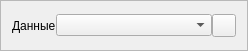
<?xml version="1.0" encoding="UTF-8"?>
<ui version="4.0">
 <class>MetaData_widget</class>
 <widget class="QFrame" name="MetaData_widget">
  <property name="geometry">
   <rect>
    <x>0</x>
    <y>0</y>
    <width>248</width>
    <height>51</height>
   </rect>
  </property>
  <property name="windowTitle">
   <string>Frame</string>
  </property>
  <property name="frameShape">
   <enum>QFrame::StyledPanel</enum>
  </property>
  <property name="frameShadow">
   <enum>QFrame::Sunken</enum>
  </property>
  <layout class="QHBoxLayout" name="horizontalLayout">
   <item>
    <layout class="QGridLayout" name="gridLayout">
     <property name="spacing">
      <number>0</number>
     </property>
     <item row="0" column="0">
      <widget class="QLabel" name="label">
       <property name="sizePolicy">
        <sizepolicy hsizetype="Fixed" vsizetype="Preferred">
         <horstretch>0</horstretch>
         <verstretch>0</verstretch>
        </sizepolicy>
       </property>
       <property name="text">
        <string>Данные</string>
       </property>
      </widget>
     </item>
     <item row="0" column="1">
      <widget class="MyComboBox" name="cb_metadata"/>
     </item>
     <item row="0" column="2">
      <widget class="QToolButton" name="btn_add_metadata"/>
     </item>
    </layout>
   </item>
  </layout>
 </widget>
 <customwidgets>
  <customwidget>
   <class>MyComboBox</class>
   <extends>QComboBox</extends>
   <header>mycombobox.hpp</header>
  </customwidget>
 </customwidgets>
 <resources/>
 <connections/>
</ui>
